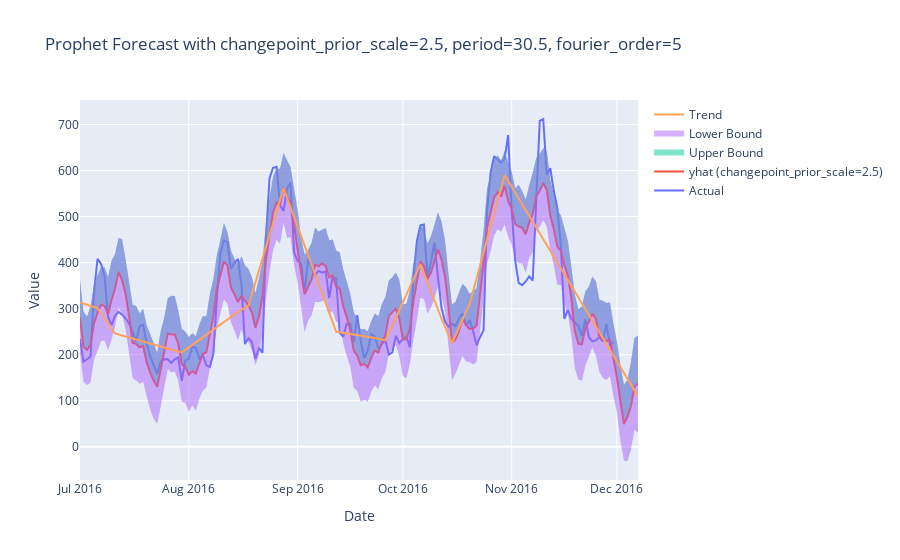

Notebook code cell kept with this figure:
### Markdown cell above
#### Добавление дней показа рекламы как регрессоры

Добавим бинарный регрессор, который будет принимать значение 1 для дней показа рекламы и 0 для остальных дней. Это позволяет модели учитывать влияние рекламы на прогнозы.

### Code cell
df_prepared_reg = df_prepared.copy()

# Добавляем бинарный столбец, где 1 — это день показа рекламы, 0 — остальные дни
df_prepared_reg['ads_day'] = df_prepared_reg['ds'].isin(formatted_dates).astype(int)

changepoint_prior_scale = 2.5

m = Prophet(changepoint_prior_scale=changepoint_prior_scale)
m.add_seasonality(name='monthly', period=30.5, fourier_order=5)
m.add_regressor('ads_day')
m.fit(df_prepared_reg)

# Строим прогноз
future = m.make_future_dataframe(periods=7)
future['ads_day'] = future['ds'].isin(formatted_dates).astype(int)
forecast = m.predict(future)

# Визуализируем прогноз
fig = go.Figure()

fig.add_trace(go.Scatter(x=df_prepared_reg['ds'], y=df_prepared_reg['y'], name='Actual'))
fig.add_trace(go.Scatter(x=forecast['ds'], y=forecast['yhat'], name=f'yhat (changepoint_prior_scale={changepoint_prior_scale})'))
fig.add_trace(go.Scatter(x=forecast['ds'], y=forecast['yhat_upper'], fill='tonexty', mode='none', name='Upper Bound'))
fig.add_trace(go.Scatter(x=forecast['ds'], y=forecast['yhat_lower'], fill='tonexty', mode='none', name='Lower Bound'))
fig.add_trace(go.Scatter(x=forecast['ds'], y=forecast['trend'], name='Trend'))

fig.update_layout(title=f'Prophet Forecast with changepoint_prior_scale={changepoint_prior_scale}, period=30.5, fourier_order=5',
                    xaxis_title='Date',
                    yaxis_title='Value',
                    showlegend=True)
py.iplot(fig)

# Вычислим среднеквадратичную ошибку.
print('RMSE: %f' % np.sqrt(np.mean((forecast.loc[:df_prepared_reg.shape[0] - 7, 'yhat']-df_prepared_reg['y'])**2)) )

### Figure 1 — Plotly figure (JSON) as saved in the notebook; plotly's stock layout.template omitted (floating-point values rounded to 4 significant figures; data arrays with more than 128 entries replaced by an {"elided": "..."} marker saying what was removed)
{"data": [{"name": "Actual", "type": "scatter", "x": {"elided": "153 str values"}, "y": {"elided": "153 int values"}}, {"name": "yhat (changepoint_prior_scale=2.5)", "type": "scatter", "x": {"elided": "160 str values"}, "y": {"elided": "160 float values"}}, {"fill": "tonexty", "mode": "none", "name": "Upper Bound", "type": "scatter", "x": {"elided": "160 str values"}, "y": {"elided": "160 float values"}}, {"fill": "tonexty", "mode": "none", "name": "Lower Bound", "type": "scatter", "x": {"elided": "160 str values"}, "y": {"elided": "160 float values"}}, {"name": "Trend", "type": "scatter", "x": {"elided": "160 str values"}, "y": {"elided": "160 float values"}}], "layout": {"showlegend": true, "title": {"text": "Prophet Forecast with changepoint_prior_scale=2.5, period=30.5, fourier_order=5"}, "xaxis": {"title": {"text": "Date"}}, "yaxis": {"title": {"text": "Value"}}}}
